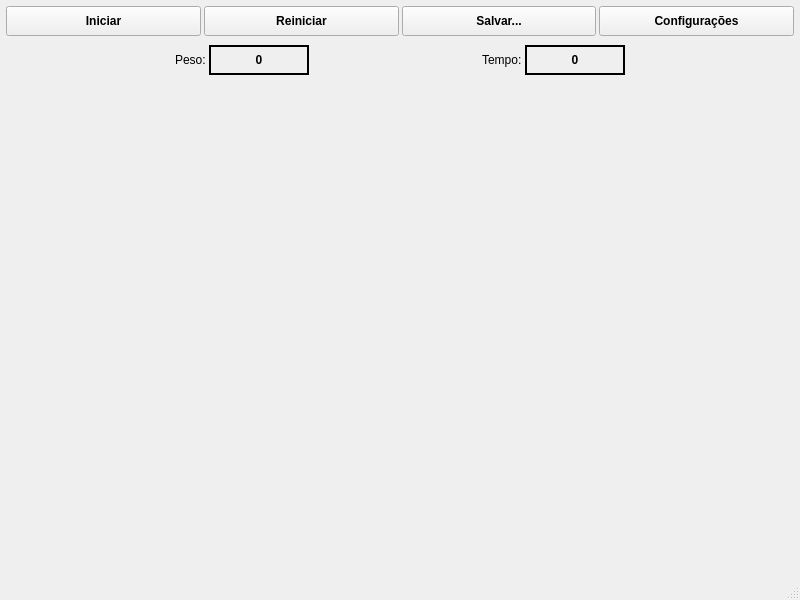
<?xml version="1.0" encoding="UTF-8"?>
<ui version="4.0">
 <class>MainWindow</class>
 <widget class="QMainWindow" name="MainWindow">
  <property name="geometry">
   <rect>
    <x>0</x>
    <y>0</y>
    <width>800</width>
    <height>600</height>
   </rect>
  </property>
  <property name="windowTitle">
   <string>AQPesagemPy</string>
  </property>
  <widget class="QWidget" name="centralwidget">
   <layout class="QVBoxLayout" name="verticalLayout">
    <property name="spacing">
     <number>3</number>
    </property>
    <property name="leftMargin">
     <number>3</number>
    </property>
    <property name="topMargin">
     <number>3</number>
    </property>
    <property name="rightMargin">
     <number>3</number>
    </property>
    <property name="bottomMargin">
     <number>3</number>
    </property>
    <item>
     <widget class="QWidget" name="widget" native="true">
      <layout class="QHBoxLayout" name="horizontalLayout">
       <property name="spacing">
        <number>3</number>
       </property>
       <property name="leftMargin">
        <number>3</number>
       </property>
       <property name="topMargin">
        <number>3</number>
       </property>
       <property name="rightMargin">
        <number>3</number>
       </property>
       <property name="bottomMargin">
        <number>3</number>
       </property>
       <item>
        <widget class="QPushButton" name="bInit">
         <property name="sizePolicy">
          <sizepolicy hsizetype="Expanding" vsizetype="Fixed">
           <horstretch>0</horstretch>
           <verstretch>0</verstretch>
          </sizepolicy>
         </property>
         <property name="minimumSize">
          <size>
           <width>0</width>
           <height>30</height>
          </size>
         </property>
         <property name="font">
          <font>
           <bold>true</bold>
          </font>
         </property>
         <property name="text">
          <string>Iniciar</string>
         </property>
        </widget>
       </item>
       <item>
        <widget class="QPushButton" name="bReset">
         <property name="sizePolicy">
          <sizepolicy hsizetype="Expanding" vsizetype="Fixed">
           <horstretch>0</horstretch>
           <verstretch>0</verstretch>
          </sizepolicy>
         </property>
         <property name="minimumSize">
          <size>
           <width>0</width>
           <height>30</height>
          </size>
         </property>
         <property name="font">
          <font>
           <bold>true</bold>
          </font>
         </property>
         <property name="text">
          <string>Reiniciar</string>
         </property>
        </widget>
       </item>
       <item>
        <widget class="QPushButton" name="bSave">
         <property name="sizePolicy">
          <sizepolicy hsizetype="Expanding" vsizetype="Fixed">
           <horstretch>0</horstretch>
           <verstretch>0</verstretch>
          </sizepolicy>
         </property>
         <property name="minimumSize">
          <size>
           <width>0</width>
           <height>30</height>
          </size>
         </property>
         <property name="font">
          <font>
           <bold>true</bold>
          </font>
         </property>
         <property name="text">
          <string>Salvar...</string>
         </property>
        </widget>
       </item>
       <item>
        <widget class="QPushButton" name="bConfig">
         <property name="sizePolicy">
          <sizepolicy hsizetype="Expanding" vsizetype="Fixed">
           <horstretch>0</horstretch>
           <verstretch>0</verstretch>
          </sizepolicy>
         </property>
         <property name="minimumSize">
          <size>
           <width>0</width>
           <height>30</height>
          </size>
         </property>
         <property name="font">
          <font>
           <bold>true</bold>
          </font>
         </property>
         <property name="text">
          <string>Configurações</string>
         </property>
        </widget>
       </item>
      </layout>
     </widget>
    </item>
    <item>
     <widget class="QWidget" name="widget_3" native="true">
      <layout class="QHBoxLayout" name="horizontalLayout_2">
       <property name="spacing">
        <number>3</number>
       </property>
       <property name="leftMargin">
        <number>3</number>
       </property>
       <property name="topMargin">
        <number>3</number>
       </property>
       <property name="rightMargin">
        <number>3</number>
       </property>
       <property name="bottomMargin">
        <number>3</number>
       </property>
       <item>
        <spacer name="horizontalSpacer">
         <property name="orientation">
          <enum>Qt::Horizontal</enum>
         </property>
         <property name="sizeHint" stdset="0">
          <size>
           <width>40</width>
           <height>20</height>
          </size>
         </property>
        </spacer>
       </item>
       <item>
        <widget class="QLabel" name="label_3">
         <property name="text">
          <string>Peso:</string>
         </property>
        </widget>
       </item>
       <item>
        <widget class="QLabel" name="labelpeso">
         <property name="sizePolicy">
          <sizepolicy hsizetype="Preferred" vsizetype="Preferred">
           <horstretch>0</horstretch>
           <verstretch>0</verstretch>
          </sizepolicy>
         </property>
         <property name="minimumSize">
          <size>
           <width>100</width>
           <height>30</height>
          </size>
         </property>
         <property name="font">
          <font>
           <bold>true</bold>
          </font>
         </property>
         <property name="frameShape">
          <enum>QFrame::Box</enum>
         </property>
         <property name="lineWidth">
          <number>2</number>
         </property>
         <property name="text">
          <string>0</string>
         </property>
         <property name="alignment">
          <set>Qt::AlignCenter</set>
         </property>
        </widget>
       </item>
       <item>
        <spacer name="horizontalSpacer_2">
         <property name="orientation">
          <enum>Qt::Horizontal</enum>
         </property>
         <property name="sizeHint" stdset="0">
          <size>
           <width>40</width>
           <height>20</height>
          </size>
         </property>
        </spacer>
       </item>
       <item>
        <widget class="QLabel" name="label_4">
         <property name="text">
          <string>Tempo:</string>
         </property>
        </widget>
       </item>
       <item>
        <widget class="QLabel" name="labeltempo">
         <property name="minimumSize">
          <size>
           <width>100</width>
           <height>30</height>
          </size>
         </property>
         <property name="font">
          <font>
           <bold>true</bold>
          </font>
         </property>
         <property name="frameShape">
          <enum>QFrame::Box</enum>
         </property>
         <property name="lineWidth">
          <number>2</number>
         </property>
         <property name="text">
          <string>0</string>
         </property>
         <property name="alignment">
          <set>Qt::AlignCenter</set>
         </property>
        </widget>
       </item>
       <item>
        <spacer name="horizontalSpacer_3">
         <property name="orientation">
          <enum>Qt::Horizontal</enum>
         </property>
         <property name="sizeHint" stdset="0">
          <size>
           <width>40</width>
           <height>20</height>
          </size>
         </property>
        </spacer>
       </item>
      </layout>
     </widget>
    </item>
    <item>
     <widget class="QWidget" name="plotwidget" native="true">
      <property name="sizePolicy">
       <sizepolicy hsizetype="Preferred" vsizetype="Expanding">
        <horstretch>0</horstretch>
        <verstretch>0</verstretch>
       </sizepolicy>
      </property>
      <layout class="QVBoxLayout" name="plotLayout">
       <property name="spacing">
        <number>0</number>
       </property>
       <property name="leftMargin">
        <number>0</number>
       </property>
       <property name="topMargin">
        <number>0</number>
       </property>
       <property name="rightMargin">
        <number>0</number>
       </property>
       <property name="bottomMargin">
        <number>0</number>
       </property>
      </layout>
     </widget>
    </item>
   </layout>
  </widget>
  <widget class="QStatusBar" name="statusbar"/>
 </widget>
 <resources/>
 <connections/>
</ui>
